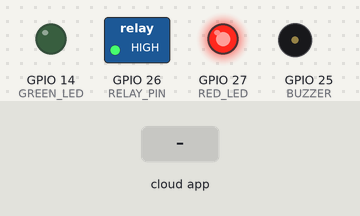
Bench run of a sketch on a simulated ESP32. Shown: switched loads named in the sketch (green lamp = pin HIGH), output pins drawn as LEDs (lit = HIGH), buzzer (waves = sounding, pin HIGH). The inputs (shaded band) are chosen by the test bench. WiFi joins after 1.5 s; servers stay silent unless stated; the Firebase database answers and starts empty; what the sketch prints to the serial monitor is not drawn.

Above: at 2.7 s.
2.8 s: the phone or cloud app sets command to UNLOCK
At 3.4 s:
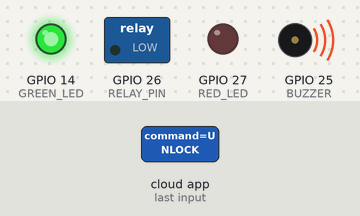
At 4.5 s:
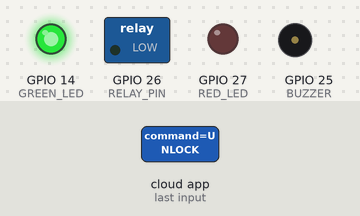
Timing chart, 0 to 10.1 s (numbered marks = the images above; inputs shaded):
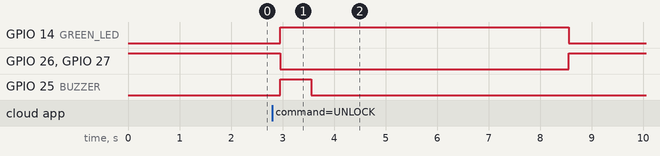

Measured:
- after the input at 2.8 s, GPIO 14 (GREEN_LED): LOW → HIGH after 0.15 s, → LOW 5.6 s later; GPIO 26 (RELAY_PIN), GPIO 27 (RED_LED): HIGH → LOW after 0.15 s, → HIGH 5.6 s later; GPIO 25 (BUZZER): LOW → HIGH after 0.15 s, → LOW 0.60 s later

The sketch:

FaceLock.ino
```cpp
#include <WiFi.h>
#include <Firebase_ESP_Client.h>

// ================= WIFI =================
#define WIFI_SSID "Redmi 12 5G"
#define WIFI_PASSWORD "12345678"

// =============== FIREBASE ===============
#define API_KEY "AIzaSyCfCRcfTkFUjlAl5lkb39KYjstShwUZiwE"
#define DATABASE_URL "https://face-recognition-securit-5dd85-default-rtdb.firebaseio.com"

// Firebase objects
FirebaseData fbdo;
FirebaseAuth auth;
FirebaseConfig config;

// ============== PIN SETUP ==============
#define RELAY_PIN 26
#define GREEN_LED 14
#define RED_LED 27
#define BUZZER 25

bool doorOpen = false;

void setup() {
  Serial.begin(115200);

  pinMode(RELAY_PIN, OUTPUT);
  pinMode(GREEN_LED, OUTPUT);
  pinMode(RED_LED, OUTPUT);
  pinMode(BUZZER, OUTPUT);

  digitalWrite(RELAY_PIN, HIGH);   // Relay OFF
  digitalWrite(GREEN_LED, LOW);
  digitalWrite(RED_LED, HIGH);     // Red ON initially
  digitalWrite(BUZZER, LOW);

  // WiFi
  WiFi.begin(WIFI_SSID, WIFI_PASSWORD);
  Serial.print("Connecting to WiFi");
  while (WiFi.status() != WL_CONNECTED) {
    Serial.print(".");
    delay(500);
  }
  Serial.println("\nConnected to WiFi");

  // Firebase setup
  config.api_key = API_KEY;
  config.database_url = DATABASE_URL;

  // Anonymous sign-up (needed even with public rules)
  if (Firebase.signUp(&config, &auth, "", "")) {
    Serial.println("SignUp OK");
  } else {
    Serial.printf("SignUp failed: %s\n", config.signer.signupError.message.c_str());
  }

  Firebase.begin(&config, &auth);
  Firebase.reconnectWiFi(true);

  Serial.println(Firebase.ready() ? "Firebase connected" : "Firebase not ready");
}

void unlockDoor() {
  Serial.println("Door UNLOCKED");
  digitalWrite(RELAY_PIN, LOW);
  digitalWrite(GREEN_LED, HIGH);
  digitalWrite(RED_LED, LOW);

  digitalWrite(BUZZER, HIGH);
  delay(600);
  digitalWrite(BUZZER, LOW);

  doorOpen = true;
  delay(5000);
  lockDoor();
}

void lockDoor() {
  Serial.println("Door LOCKED");
  digitalWrite(RELAY_PIN, HIGH);
  digitalWrite(GREEN_LED, LOW);
  digitalWrite(RED_LED, HIGH);

  doorOpen = false;

  Firebase.RTDB.setString(&fbdo, "/door_lock/access", "No");
  Firebase.RTDB.setString(&fbdo, "/door_lock/command", "LOCK");
}

void loop() {
  if (Firebase.RTDB.getString(&fbdo, "/door_lock/command")) {
    String command = fbdo.stringData();
    Serial.println("Command from Firebase: " + command);

    if (command == "UNLOCK" && !doorOpen) {
      Firebase.RTDB.setString(&fbdo, "/door_lock/access", "Yes");
      unlockDoor();
    }
  } else {
    Serial.println("Failed to read Firebase: " + fbdo.errorReason());
  }

  delay(1000);
}
```
